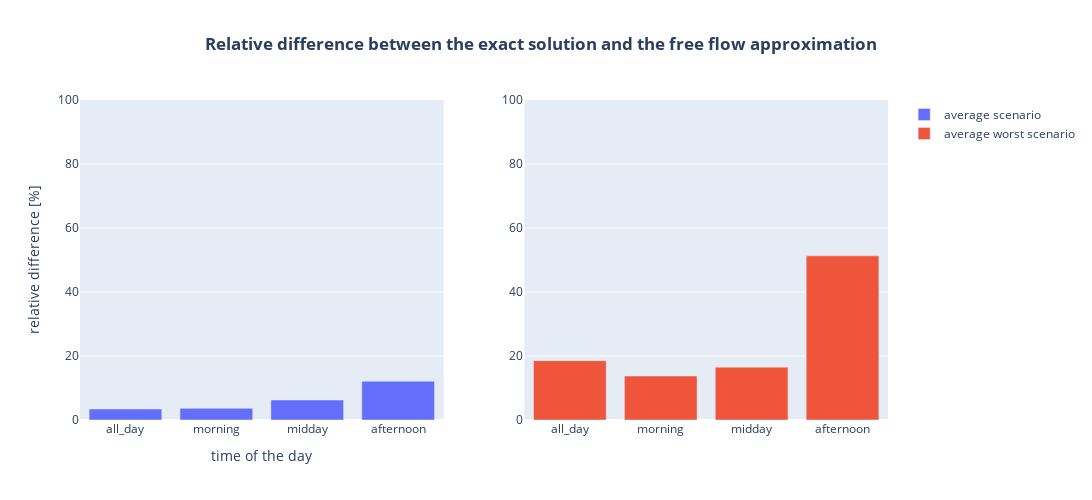

The code cell stored with this chart in its notebook:
### Code cell
fig = make_subplots(rows=1, cols=2,)
fig.update_layout(title="<b>Relative difference between the exact solution and the free flow approximation<b>",
                  title_pad_l=150,
                  height=500,
                  width=1200,
                  xaxis_title="time of the day",
                  yaxis_title="relative difference [%]")

fig.update_yaxes(range=[0, 100])

fig.add_trace(go.Bar(y=rel_diffs, 
                     name="average scenario",
                     x=["all_day", "morning", "midday", "afternoon"],), row=1, col=1)

fig.add_trace(go.Bar(y=rel_diffs_worst,
                     name="average worst scenario",
                     x=["all_day", "morning", "midday", "afternoon"],), row=1, col=2)

### Figure 1 — Plotly figure (JSON) as saved in the notebook; plotly's stock layout.template omitted (floating-point values rounded to 4 significant figures)
{"data": [{"name": "average scenario", "type": "bar", "x": ["all_day", "morning", "midday", "afternoon"], "xaxis": "x", "y": [3.436, 3.658, 6.258, 12.11], "yaxis": "y"}, {"name": "average worst scenario", "type": "bar", "x": ["all_day", "morning", "midday", "afternoon"], "xaxis": "x2", "y": [18.55, 13.73, 16.51, 51.3], "yaxis": "y2"}], "layout": {"height": 500, "title": {"pad": {"l": 150}, "text": "<b>Relative difference between the exact solution and the free flow approximation<b>"}, "width": 1200, "xaxis": {"anchor": "y", "domain": [0, 0.45], "title": {"text": "time of the day"}}, "xaxis2": {"anchor": "y2", "domain": [0.55, 1]}, "yaxis": {"anchor": "x", "domain": [0, 1], "range": [0, 100], "title": {"text": "relative difference [%]"}}, "yaxis2": {"anchor": "x2", "domain": [0, 1], "range": [0, 100]}}}
